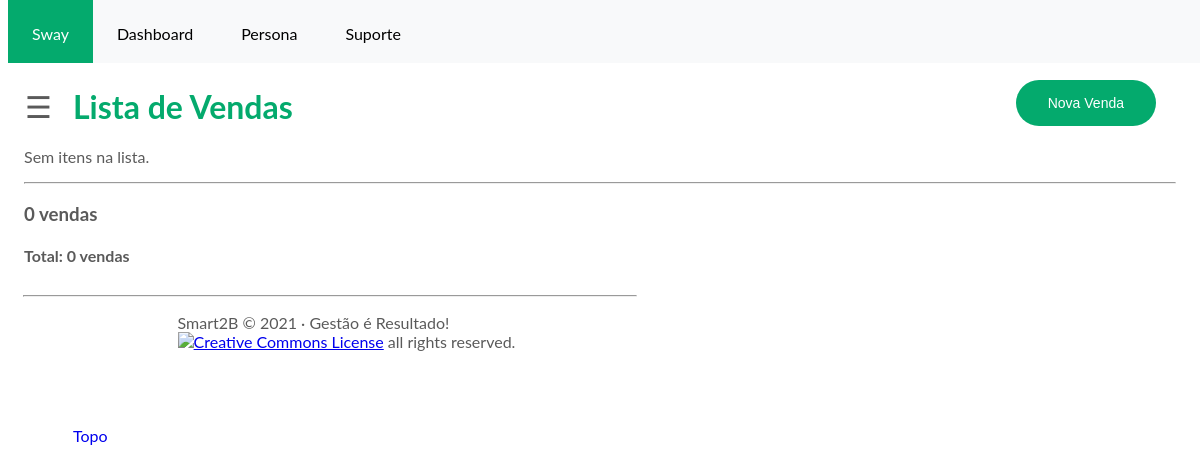
Before: /swayapp/sale/?filter_sale_zero=1 with the older database file.
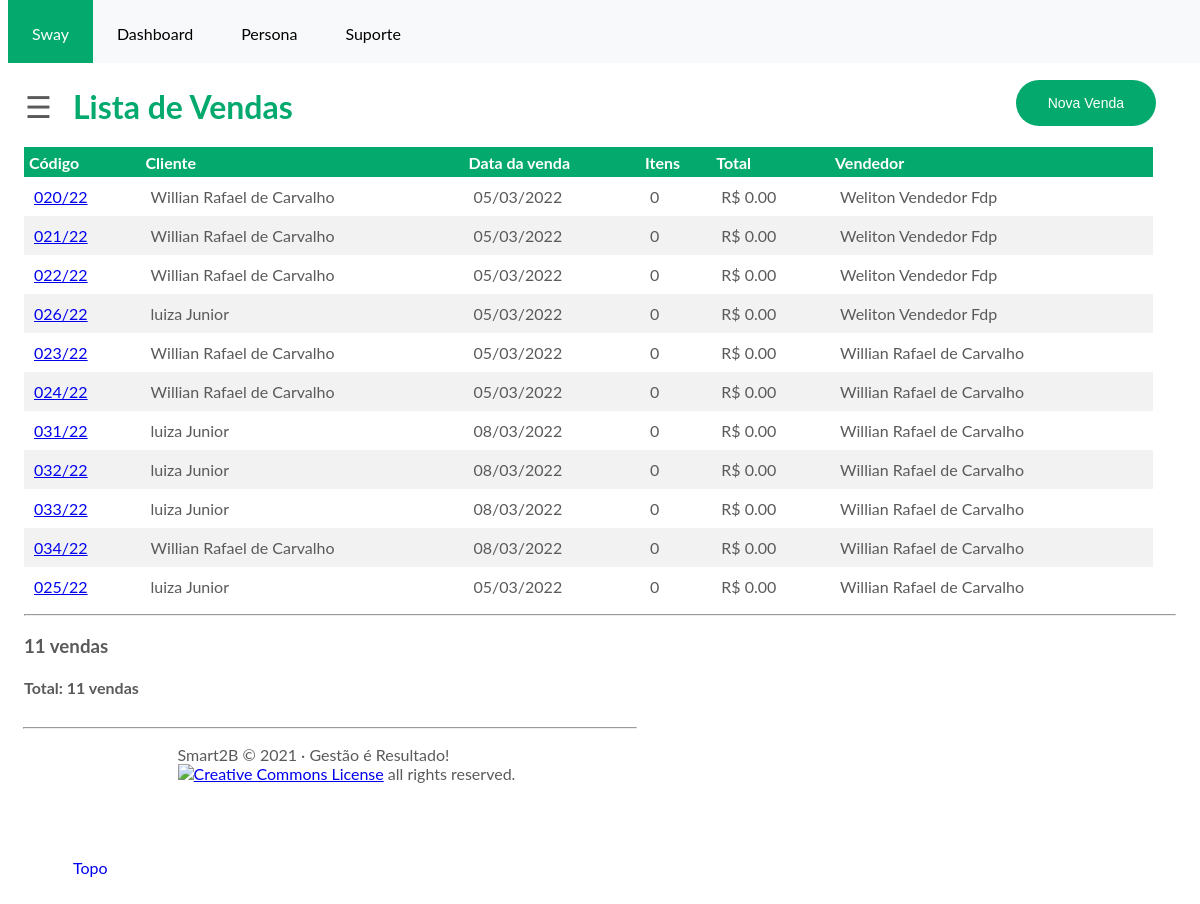
After: the same page with the newer database file.
### swayapp/models.py (models this page shows, shortened)
class TimeStampedModel(models.Model):
    created = models.DateTimeField(
        'criado em', auto_now_add=True, auto_now=False)
    modified = models.DateTimeField(
        'modificado em', auto_now_add=False, auto_now=True)
    class Meta:
        abstract = True

class Sale(TimeStampedModel):
    customer = models.ForeignKey('Customer', related_name='customer_sale', verbose_name='cliente',
                                 on_delete=models.CASCADE)
    seller = models.ForeignKey('Seller', related_name='seller_sale', verbose_name='vendedor', on_delete=models.CASCADE)
    class Meta:
        verbose_name = 'venda'
        verbose_name_plural = 'vendas'
    def __str__(self):
        return "%03d" % self.id + "/%s" % self.created.strftime('%y')
    codigo = property(__str__)
    def get_detail(self):
        return "/swayapp/%i" % self.id
    def get_items(self):
        return self.sales_det.count()
    def get_total(self):
        qs = self.sales_det.filter(sale=self.pk).values_list('price_sale', 'quantity') or 0
        t = 0 if isinstance(qs, int) else sum(map(lambda q: q[0] * q[1], qs))
        return "R$ %s" % number_format(t, 2)

class Person(TimeStampedModel):
    gender = models.CharField('gênero', max_length=1, choices=gender_list)
    cpf = models.CharField('CPF', max_length=11)
    firstname = models.CharField('Nome', max_length=20)
    lastname = models.CharField('Sobrenome', max_length=20)
    email = models.EmailField('e-mail', unique=True, blank=True)
    phone = models.CharField('Fone', max_length=18, blank=True)
    birthday = models.DateTimeField('Nascimento', blank=True)
    class Meta:
        abstract = True
        ordering = ['firstname']
    def __str__(self):
        return self.firstname + " " + self.lastname
    full_name = property(__str__)

class Customer(Person):
    pass
    class Meta:
        verbose_name = 'cliente'
        verbose_name_plural = 'clientes'

class Seller(Person):
    active = models.BooleanField('ativo', default=True)
    internal = models.BooleanField('interno', default=True)
    commissioned = models.BooleanField('comissionado', default=True)
    commission = models.DecimalField('comissão', max_digits=6, decimal_places=2, default=0.01, blank=True)
    class Meta:
        verbose_name = 'vendedor'
        verbose_name_plural = 'vendedores'

### swayapp/views.py (the view, shortened to what this page needs)
# urls.py: path('sale/', views.SaleList.as_view(), name='sale_list'),
class SaleList(CounterMixin, ListView):
    template_name = 'sale_list.html'
    model = Sale
    paginate_by = 20
    def get_queryset(self):
        if 'filter_sale_one' in self.request.GET:
            return Sale.objects.annotate(
                itens=Count('sales_det')).filter(itens=1)
        if 'filter_sale_zero' in self.request.GET:
            return Sale.objects.annotate(
                itens=Count('sales_det')).filter(itens=0)

### swayapp/mixins.py (called while the page is built)
    def get_context_data(self, **kwargs):
        context =super(CounterMixin, self).get_context_data(**kwargs)
        context['count'] =self.get_queryset().count()
        return context

### swayapp/templates/sale_list.html (shortened to what this page needs)
{% extends 'base.html' %}
{% load widget_tweaks %}
{% block content %}
<a href="{% url 'swayapp:sale_add' %}">
	<button class="addbutton">
	Nova Venda
	</button>
</a>
<h1 class="willianclass">Lista de Vendas</h1>
{% if object_list %}
		<div>
			<table class="table">
				<thead>
					<tr>
						<th>Código</th>
						<th>Cliente</th>
						<th class="text-center">Data da venda</th>
						<th class="text-center">Itens</th>
						<th class="text-right">Total</th>
						<th>Vendedor</th>
					</tr>
				</thead>
				<tbody>
				{% for sale in object_list %}
					{% if sale.get_items == 0 %}
						<tr class="danger">
					{% elif sale.get_items == 1 %}
						<tr class="info">
					{% else %}
						<tr>
					{% endif %}
							<td><a href="{{ sale.get_detail }}">{{ sale.codigo }}</a></td>
							<td>{{ sale.customer.full_name }}</td>
							<td class="text-center">{{ sale.created|date:"d/m/Y" }}</td>
							<td class="text-center">{{ sale.get_items }}</td>
							<td class="text-right">{{ sale.get_total }}</td>
							<td>{{ sale.seller.full_name }}</td>
						</tr>
				{% endfor %}
				</tbody>
			</table>
		</div>
{% else %}
  <p class="alert alert-warning">Sem itens na lista.</p>
{% endif %}
<hr>
<div>
<h3>{{ object_list|length }} venda{{ object_list|length|pluralize }}</h3>
<h4><b>Total:</b> {{ page_obj.paginator.count }} venda{{ page_obj.paginator.count|pluralize }}</h4>
</div>
{% endblock content %}

### swayapp/templates/base.html (shortened to what this page needs)
<html lang="en">
<head>
  {% load static %}
  <link href="{% static 'css/style.css' %}" rel="stylesheet">
</head>
<body>
<ul class="navbar">
    <li><a class="active">Sway</a></li>
    <li><a>Dashboard</a></li>
    <li><a>Persona</a></li>
    <li><a>Suporte</a></li>
  </ul>
<div id="main">
	<span style="font-size:30px;cursor:pointer;padding:1" onclick="openNav()">&#9776;</span>
    {% block content %}
    {% endblock content %}
    <footer>
        <div class="container">
            <div class="row clearfix">
                <div class="col-md-12 column">
                    <hr>
                    <p class="pull-right">
                        <a href="#"><span class="glyphicon glyphicon-chevron-up">Topo</span></a>
                    </p>
                    <p>Smart2B &copy; 2021 &middot; Gestão é Resultado!
                        <a rel="license" href="http://creativecommons.org/licenses/by-nc-sa/3.0/" target="_blank"><img alt="Creative Commons License" style="border-width:0" src="http://i.creativecommons.org/l/by-nc-sa/3.0/br/80x15.png"/></a>
                       all rights reserved.
                    </p>
                </div>
            </div>
        </div>
    </footer>
</div>
</body>
</html>

### swayapp/static/css/style.css (style rules this page uses)
html { font-family: "Lato", sans-serif; -webkit-text-size-adjust: 100%; -ms-text-size-adjust: 100%; }
.willianclass { color: #04AA6D; margin-top: 63; margin-left 5; }
.navbar { list-style-type: none; margin: 0; padding: 0; overflow: hidden; background-color: #f8f9fa; position: fixed; top: 0; width: 100%; color: black; height: 63; z-index: 1; }
span { float: left; margin-top: 63; padding: 50; margin-right: 20; }
li { float: left; }
.navbar>li>a { display: block; text-align: center; padding: 24px 24px; text-decoration: none; }
.active { background-color: #04AA6D; color: white; }
#main { transition: margin-left .5s; padding: 16px; }
table { width: 98%; border-color: green; border-spacing: 0; border-collapse: collapse; margin-top: 2px; margin-left: 10px margin-right: 10px }
th { height: 30px; color: white; text-align: left; vertical-align: middle; background-color: #04AA6D; padding: 5px; position: -webkit-sticky; top: 0; }
td { height: 10px; padding: 10px; }
tr:nth-child(even) { background-color: #f2f2f2; }
.addbutton { background-color: #04AA6D; border: none; color: white; padding: 15px 32px; text-align: center; text-decoration: none; font-size: 14px; margin: 4px 2px; cursor: pointer; float: right; margin-top: 56; margin-right: 20; border-radius: 50px; }
.row { display: -ms-flexbox; display: flex; -ms-flex-wrap: wrap; flex-wrap: wrap; margin: 0 -16px; }
.col-lg-1, .col-lg-10, .col-lg-11, .col-lg-12, .col-lg-2, .col-lg-3, .col-lg-4, .col-lg-5, .col-lg-6, .col-lg-7, .col-lg-8, .col-lg-9, .col-md-1, .col-md-10, .col-md-11, .col-md-12, .col-md-2, .col-md-3, .col-md-4, .col-md-5, .col-md-6, .col-md-7, .col-md-8, .col-md-9, .col-sm-1, .col-sm-10, .col-sm-11, .col-sm-12, .col-sm-2, .col-sm-3, .col-sm-4, .col-sm-5, .col-sm-6, .col-sm-7, .col-sm-8, .col-sm-9, .col-xs-1, .col-xs-10, .col-xs-11, .col-xs-12, .col-xs-2, .col-xs-3, .col-xs-4, .col-xs-5, .col-xs-6, .col-xs-7, .col-xs-8, .col-xs-9 { position: relative; min-height: 1px; padding-right: 15px; padding-left: 15px; }

### swayapp/templates/base.html (style rules this page uses)
body { padding-top: 0; padding-bottom: 40px; color: #5a5a5a; }

Changed rows visible on the page:
added Sale: codigo "020/22", customer.full_name "Willian Rafael de Carvalho", created "05/03/2022", get_items "0", get_total "R$ 0.00", seller.full_name "Weliton Vendedor Fdp"
added Sale: codigo "021/22", customer.full_name "Willian Rafael de Carvalho", created "05/03/2022", get_items "0", get_total "R$ 0.00", seller.full_name "Weliton Vendedor Fdp"
added Sale: codigo "022/22", customer.full_name "Willian Rafael de Carvalho", created "05/03/2022", get_items "0", get_total "R$ 0.00", seller.full_name "Weliton Vendedor Fdp"
added Sale: codigo "026/22", customer.full_name "luiza Junior", created "05/03/2022", get_items "0", get_total "R$ 0.00", seller.full_name "Weliton Vendedor Fdp"
added Sale: codigo "023/22", customer.full_name "Willian Rafael de Carvalho", created "05/03/2022", get_items "0", get_total "R$ 0.00", seller.full_name "Willian Rafael de Carvalho"
added Sale: codigo "024/22", customer.full_name "Willian Rafael de Carvalho", created "05/03/2022", get_items "0", get_total "R$ 0.00", seller.full_name "Willian Rafael de Carvalho"
added Sale: codigo "031/22", customer.full_name "luiza Junior", created "08/03/2022", get_items "0", get_total "R$ 0.00", seller.full_name "Willian Rafael de Carvalho"
added Sale: codigo "032/22", customer.full_name "luiza Junior", created "08/03/2022", get_items "0", get_total "R$ 0.00", seller.full_name "Willian Rafael de Carvalho"
added Sale: codigo "033/22", customer.full_name "luiza Junior", created "08/03/2022", get_items "0", get_total "R$ 0.00", seller.full_name "Willian Rafael de Carvalho"
added Sale: codigo "034/22", customer.full_name "Willian Rafael de Carvalho", created "08/03/2022", get_items "0", get_total "R$ 0.00", seller.full_name "Willian Rafael de Carvalho"
added Sale: codigo "025/22", customer.full_name "luiza Junior", created "05/03/2022", get_items "0", get_total "R$ 0.00", seller.full_name "Willian Rafael de Carvalho"
Other visible differences:
{{ object_list|length }}: "0" → "11"
{{ page_obj.paginator.count }}: "0" → "11"
text no longer shown: "Sem itens na lista."
text now shown: "Código Cliente Data da venda Itens Total Vendedor"
